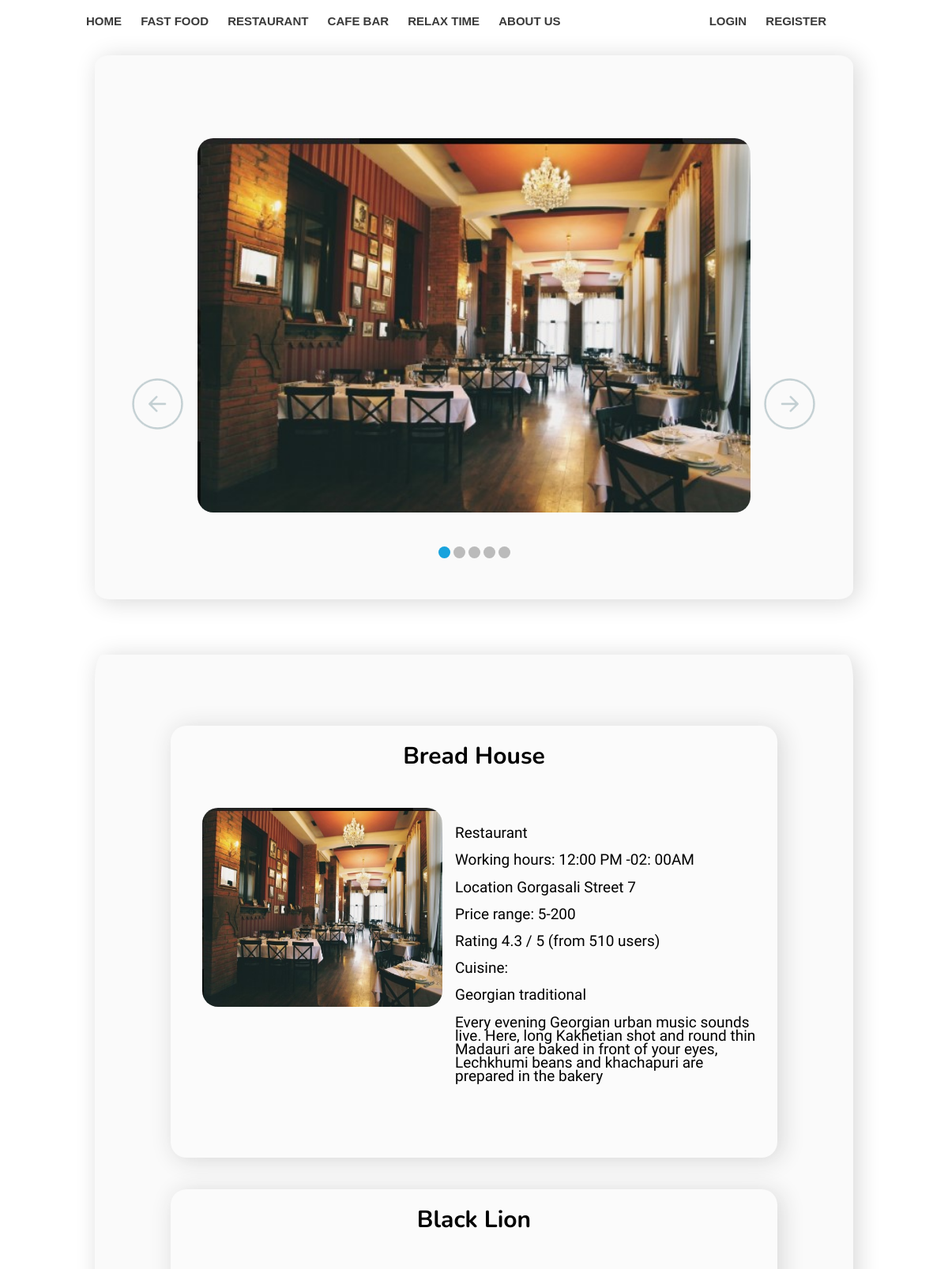
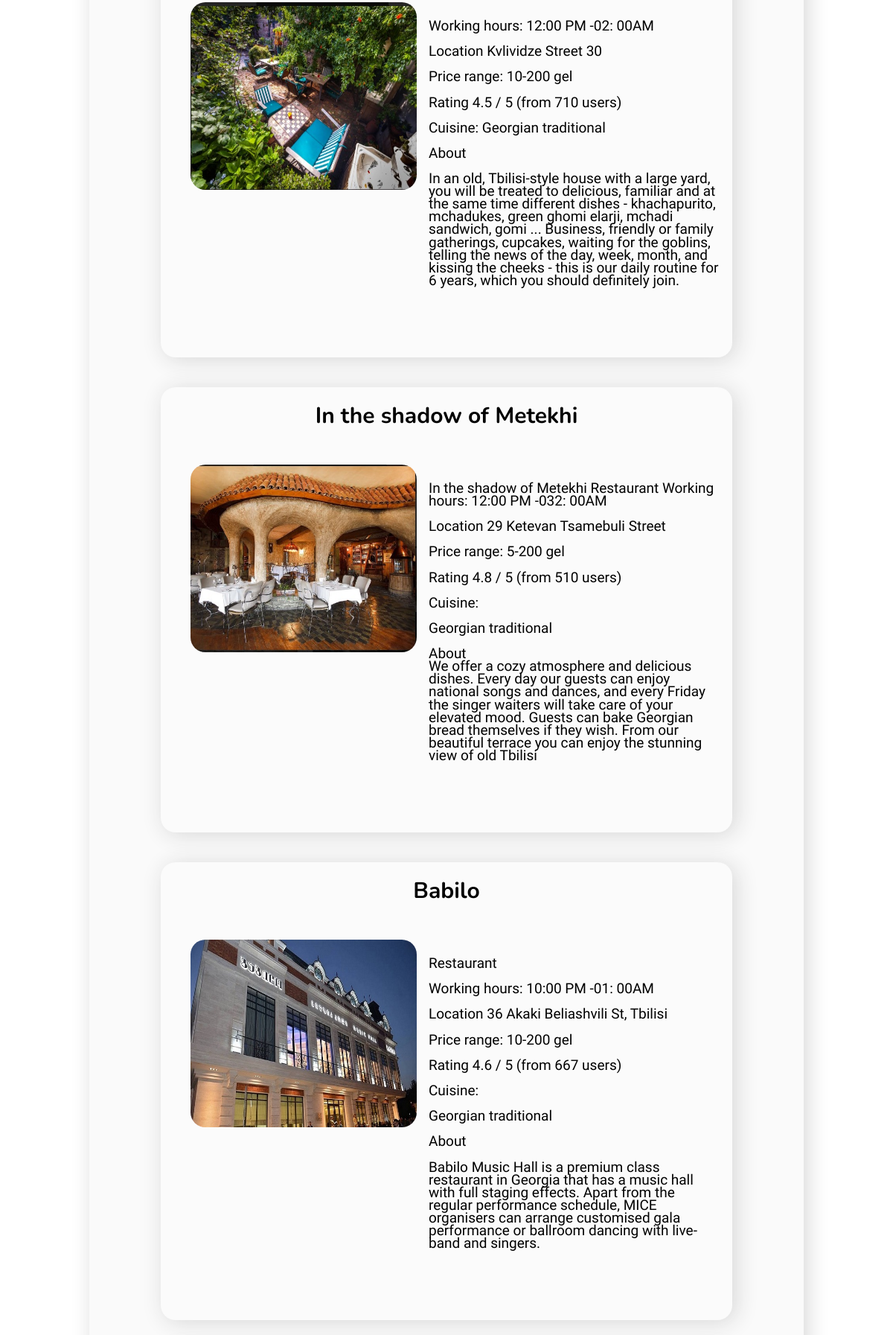
Page /Restaurant.php (upper part) on the committed database (2 pictures, top to bottom).
### tables this page shows
CREATE TABLE IF NOT EXISTS `restaurant` (
  `id` int(11) NOT NULL AUTO_INCREMENT,
  `name` varchar(255) NOT NULL,
  `info` varchar(999) NOT NULL,
  `images` varchar(255) NOT NULL,
  PRIMARY KEY (`id`)
);

### Restaurant.php (the view, shortened to what this page needs)
<?php require "db/dbconect.php"?>
<!DOCTYPE html>
<html lang="en">
<head>
    <link rel="stylesheet" href="../public_html/media/css/fastfood.css">
    <link rel="stylesheet" href="../public_html/media/css/slid.css">
<?php require "header.php"?>
<body>
    <div class="container">
        <div class="block">
            <div class="block_content">
                <div class="all">
                <article id="slider">
                    <div id="slides">
                        <div id="overflow">
                            <div class="image">
                                <article><img src="media/images/restaurant/1.jpg"></article>
                            </div>
                        </div>
                    </div>
                    <div id="controls">
                        <label for="switch2"></label>
                        <label for="switch5"></label>
                    </div>
                    <div id="active">
                        <label for="switch1"></label>
                        <label for="switch2"></label>
                        <label for="switch3"></label>
                        <label for="switch4"></label>
                        <label for="switch5"></label>
                    </div>
                </article>
                </div>
            </div>
        </div>
    </div>
    <div class="height">
            <div class="container">
                    <div class="block2">
                        <div class="block_content2">
                            <?php
                            $info=mysqli_query($connection,"SELECT * FROM restaurant");
                            ?>
                            <?php
                            while ($inf= $info->fetch_assoc()) {
                            ?>
                                <div class="design">
                            <div class="place_img">
                                <img class="img" src="media/images/restaurant/<?php echo $inf['images'];?>">
                            </div>
                            <div class="text">
                                <div class="text_header"><?php echo $inf['name'];?></div>
                                <div class="info"><?php echo $inf['info'];?></div>
                            </div>
                                </div>
                                <?php
                            }
                            ?>
                        </div>
                    </div>
            </div>
    </div>
</body>
</html>

### media/css/fastfood.css (style rules this page uses)
body { margin: 0; line-height: 1.6; }
*, *:before, *:after { box-sizing: border-box; }
.height { margin: 50px 0; width: 100%; height: 100vh; }
.container { margin: 0 auto; width: 80%; }
.block { margin-top: 70px; text-align: left; background-color: #fafafa; width: 100%; padding: 30px 0; box-shadow: 5px 3px 30px #d7d7d7; border-radius: 2%; }
.block2 { display: flex; flex-wrap: wrap; margin-top: 70px; text-align: left; background-color: #fafafa; padding: 30px 0; box-shadow: 5px 3px 30px #d7d7d7; border-radius: 1%; }
.block_content2 { justify-content: space-between; position: relative; margin-bottom: 100px; width: 100%; background-color: #fafafa; padding-top: 20px; }
.img { position: absolute; max-width: 38vh; height: 31.5vh; background-repeat: no-repeat; background-size: cover; background-position: center center; margin-top: 13vh; margin-left: 5vh; }
img { border-radius: 20px; }
.text { line-height: 0.9; padding: 0 0; }
.text_header { font-family: 'Nunito', sans-serif; padding-top: 25px; text-align: center; font-size: 30px; font-weight: bold; }
.info { line-height: 0.9; padding: 75px 15px 15px 45vh; font-size: 19px; font-family: 'Varela Round', sans-serif; }
.design { padding-bottom: 10vh; width: 80%; position: relative; background-color: #fbfbfb; border-radius: 20px; z-index: 10; box-shadow: 5px 3px 30px #d7d7d7; margin-top: 40px; margin-left: auto; margin-right: auto; }

### media/css/slid.css (style rules this page uses)
#slider { position: relative; text-align: center; top: 10px; }
#slider { margin: 0 auto; }
#slides article { width: 20%; float: left; }
#slides .image { width: 500%; line-height: 0; }
#overflow { width: 100%; overflow: hidden; }
article img { width: 100%; }
#desktop:checked ~ #slider { max-width: 700px; }
#switch1:checked ~ #controls label:nth-child(5), #switch2:checked ~ #controls label:nth-child(1), #switch3:checked ~ #controls label:nth-child(2), #switch4:checked ~ #controls label:nth-child(3), #switch5:checked ~ #controls label:nth-child(4) { background: url('../images/prev.png') no-repeat; float: left; margin: 0 0 0 -84px; display: block; height: 68px; width: 68px; }
#switch1:checked ~ #controls label:nth-child(2), #switch2:checked ~ #controls label:nth-child(3), #switch3:checked ~ #controls label:nth-child(4), #switch4:checked ~ #controls label:nth-child(5), #switch5:checked ~ #controls label:nth-child(1) { background: url('../images/next.png') no-repeat; float: right; margin: 0 -84px 0 0; display: block; height: 68px; width: 68px; }
label, a { cursor: pointer; }
.all { margin-top: 5vh; padding: 25px 0; }
#switch1:checked ~ #slides .image { margin-left: 0; }
#controls { margin: -25% 0 0 0; width: 100%; height: 50px; }
#active label { border-radius: 10px; display: inline-block; width: 15px; height: 15px; background: #bbb; }
#active { margin: 23% 0 0; text-align: center; }
#switch1:checked ~ #active label:nth-child(1), #switch2:checked ~ #active label:nth-child(2), #switch3:checked ~ #active label:nth-child(3), #switch4:checked ~ #active label:nth-child(4), #switch5:checked ~ #active label:nth-child(5) { background: #18a3dd; border-color: #18a3dd !important; }
#slides .image { transition: all 880ms cubic-bezier(0.770, 0.000, 0.175, 1.000); }
#controls label { transition: opacity 0.2s ease-out; }

### rows in the picture
restaurant: images (picture), name "Bread House", info "Restaurant Working hours: 12:00 PM -02: 00AM Location Gorgasali Street 7 Price range: 5-200 Rating 4.3 / 5 (from 510 users) Cuisine: Georgian traditional Every evening Georgian urban music sounds live. Here, long Kakhetian shot and round thin Madauri are baked in front of your eyes, Lechkhumi beans and khachapuri are prepared in the bakery"
restaurant: images (picture), name "Black Lion", info "Working hours: 12:00 PM -02: 00AM Location Kvlividze Street 30 Price range: 10-200 gel Rating 4.5 / 5 (from 710 users) Cuisine: Georgian traditional About In an old, Tbilisi-style house with a large yard, you will be treated to delicious, familiar and at the same time different dishes - khachapurito, mchadukes, green ghomi elarji, mchadi sandwich, gomi ... Business, friendly or family gatherings, cupcakes, waiting for the goblins, telling the news of the day, week, month, and kissing the cheeks - this is our daily routine for 6 years, which you should definitely join."
restaurant: images (picture), name "In the shadow of Metekhi", info "In the shadow of Metekhi Restaurant Working hours: 12:00 PM -032: 00AM Location 29 Ketevan Tsamebuli Street Price range: 5-200 gel Rating 4.8 / 5 (from 510 users) Cuisine: Georgian traditional About We offer a cozy atmosphere and delicious dishes. Every day our guests can enjoy national songs and dances, and every Friday the singer waiters will take care of your elevated mood. Guests can bake Georgian bread themselves if they wish. From our beautiful terrace you can enjoy the stunning view of old Tbilisi"
restaurant: images (picture), name "Babilo", info "Restaurant Working hours: 10:00 PM -01: 00AM Location 36 Akaki Beliashvili St, Tbilisi Price range: 10-200 gel Rating 4.6 / 5 (from 667 users) Cuisine: Georgian traditional About Babilo Music Hall is a premium class restaurant in Georgia that has a music hall with full staging effects. Apart from the regular performance schedule, MICE organisers can arrange customised gala performance or ballroom dancing with live-band and singers."
